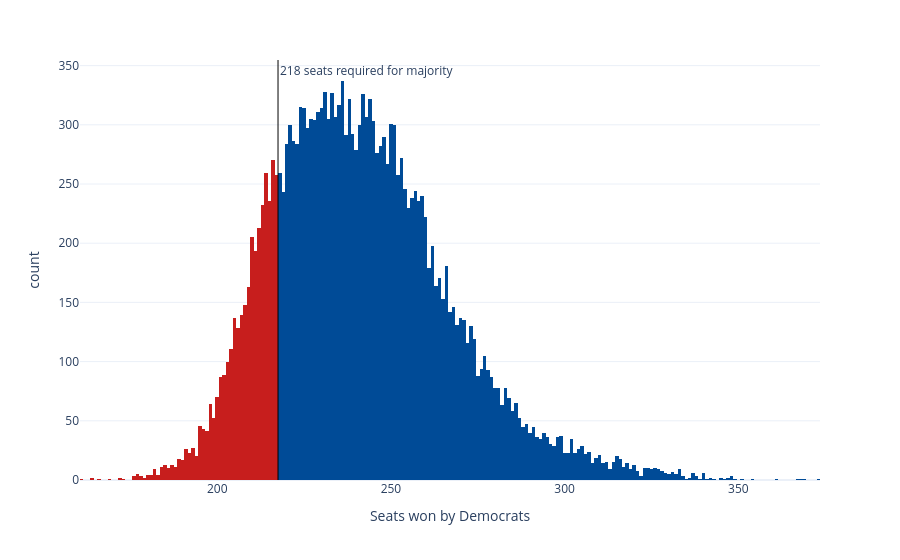

The cell this chart's notebook holds for it:
### Code cell
sims_hist = px.histogram(seat_sims, x='seats', nbins=np.unique(seat_sims['seats']).shape[0]*2, color='winner',
                         color_discrete_map={'Democrats': '#004b97', 'Republicans': '#c71e1d'},
                         labels={'seats':'Seats won by Democrats', 'winner': 'Winner'}, template='plotly_white')
sims_hist.update_traces(showlegend=False)
sims_hist.add_vline(x=217.5, line_width=1, line_color='black', annotation_text='218 seats required for majority', 
                    annotation_position='top right')
sims_hist

### Figure 1 — Plotly figure (JSON) as saved in the notebook; plotly's stock layout.template omitted (floating-point values rounded to 4 significant figures; data arrays with more than 128 entries replaced by an {"elided": "..."} marker saying what was removed)
{"data": [{"bingroup": "x", "hovertemplate": "Winner=Democrats<br>Seats won by Democrats=%{x}<br>count=%{y}<extra></extra>", "legendgroup": "Democrats", "marker": {"color": "#004b97", "pattern": {"shape": ""}}, "name": "Democrats", "nbinsx": 372, "orientation": "v", "showlegend": false, "type": "histogram", "x": {"elided": "16485 int values"}, "xaxis": "x", "yaxis": "y"}, {"bingroup": "x", "hovertemplate": "Winner=Republicans<br>Seats won by Democrats=%{x}<br>count=%{y}<extra></extra>", "legendgroup": "Republicans", "marker": {"color": "#c71e1d", "pattern": {"shape": ""}}, "name": "Republicans", "nbinsx": 372, "orientation": "v", "showlegend": false, "type": "histogram", "x": {"elided": "3515 int values"}, "xaxis": "x", "yaxis": "y"}], "layout": {"annotations": [{"showarrow": false, "text": "218 seats required for majority", "x": 217.5, "xanchor": "left", "xref": "x", "y": 1, "yanchor": "top", "yref": "y domain"}], "barmode": "relative", "legend": {"title": {"text": "Winner"}, "tracegroupgap": 0}, "margin": {"t": 60}, "shapes": [{"line": {"color": "black", "width": 1}, "type": "line", "x0": 217.5, "x1": 217.5, "xref": "x", "y0": 0, "y1": 1, "yref": "y domain"}], "xaxis": {"anchor": "y", "domain": [0, 1], "title": {"text": "Seats won by Democrats"}}, "yaxis": {"anchor": "x", "domain": [0, 1], "title": {"text": "count"}}}}
